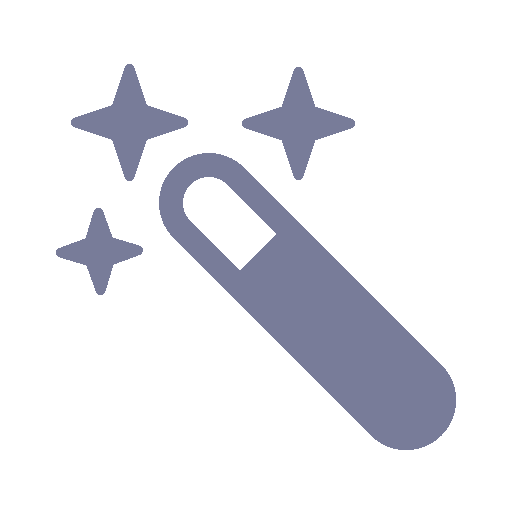
#> input picture Auto-Adjust.png, 512 x 512 px
$ python -i notch_filter.py   (imports and definitions only)
#> lines starting #> are read from the running program, lines starting #| are printed output that depends on the picture; after the words box and inside, x2 and y2 are one past the last pixel; in counts of white or black regions, pixels touching at a corner belong together
import numpy as np
import cv2
from skimage.feature import peak_local_max

def notch_filter(fft_shifted, center, size=6):
    r, c = center
    h = size // 2

    Y, X = np.ogrid[:fft_shifted.shape[0], :fft_shifted.shape[1]]
    dist_from_center = (Y - r)**2 + (X - c)**2

    mask = dist_from_center <= h**2
    fft_shifted[mask] = 0

    return fft_shifted

def find_noise_frequencies(noisy_image, min_distance=20):
    if noisy_image.ndim == 3:
        hsv_image = cv2.cvtColor(noisy_image, cv2.COLOR_BGR2HSV)
        h, s, v = cv2.split(hsv_image)

        denoised_v = find_noise_frequencies(v, min_distance)

        denoised_v = np.clip(denoised_v, 0, 255).astype(np.uint8)
        denoised_hsv = cv2.merge((h, s, denoised_v))
        return cv2.cvtColor(denoised_hsv, cv2.COLOR_HSV2BGR)
    fft_result = np.fft.fft2(noisy_image)
    fft_shifted = np.fft.fftshift(fft_result)

    mag_spec = np.abs(fft_shifted)
    mag_spec_copy = mag_spec.copy()

    imp_center = (mag_spec_copy.shape[0] // 2, mag_spec_copy.shape[1] // 2)
    mag_spec_copy[imp_center[0]-3:imp_center[0]+4, imp_center[1]-3:imp_center[1]+4] = 0
    threshold = np.mean(mag_spec_copy) + 2 * np.std(mag_spec_copy)
    temp = peak_local_max(mag_spec_copy, min_distance=min_distance, threshold_abs=threshold)
    rows, cols = fft_shifted.shape
    crow, ccol = rows // 2, cols // 2
    MIN_RADIUS = int(min(rows, cols) * 0.02)
    for r, c in temp:
        dist = (r - crow)**2 + (c - ccol)**2

        if dist < MIN_RADIUS**2:
            continue
        fft_shifted = notch_filter(fft_shifted, (r, c), size = 6)

        sym_r = 2 * crow - r
        sym_c = 2 * ccol - c
        fft_shifted = notch_filter(fft_shifted, (sym_r, sym_c), size = 6)

    result = np.fft.ifft2(np.fft.ifftshift(fft_shifted)).real
    return np.clip(result, 0, 255).astype(np.uint8)

>>> import cv2
>>> picture = cv2.imread('../Auto-Adjust.png')
#> picture is the input picture: shape (512, 512, 3); mean B, G, R 238.3, 233.6, 233
>>> result = find_noise_frequencies(picture)
#> in find_noise_frequencies, `hsv_image = cv2.cvtColor(noisy_image, cv2.COLOR_BGR2HSV)`: hsv_image: shape (512, 512, 3); mean H, S, V 18.9, 9, 238.3
#> in find_noise_frequencies, `h, s, v = cv2.split(hsv_image)`:
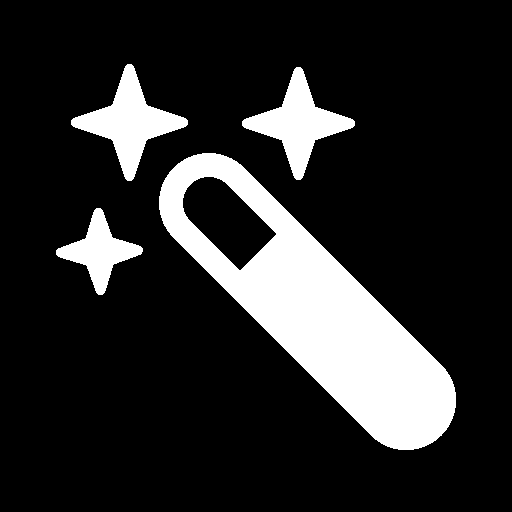
#> h: shape (512, 512); values 0 (black) and 116 (white), 16.3% white; 4 white regions, box (x1, y1, x2, y2) and area: (159, 153, 456, 450) 30992, (71, 64, 188, 181) 4653, (242, 67, 355, 180) 4377, (56, 208, 143, 295) 2782
#> call 2 of find_noise_frequencies, with min_distance = 20
#> in find_noise_frequencies (call 2), `mag_spec_copy[imp_center[0]-3:imp_center[0]+4, imp_center[1]-3:imp_cen..`:
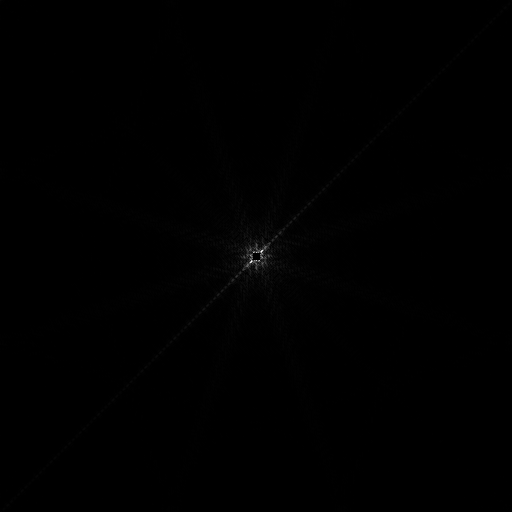
#> mag_spec_copy: shape (512, 512) float64; min 0, max 937515.5, mean 3080; drawn with min black and max white
#> in find_noise_frequencies (call 2), `threshold = np.mean(mag_spec_copy) + 2 * np.std(mag_spec_copy)`: threshold = 26160
#> in find_noise_frequencies (call 2), `temp = peak_local_max(mag_spec_copy, min_distance=min_distance, thresh..`: temp = [[251, 261], [98, 414], [414, 98]]
#> the loop in find_noise_frequencies (call 2), `for r, c in temp:` made 3 passes
#> (dist, sym_r, sym_c) on passes 2 to 3: (49928, 414, 98), (49928, 98, 414)
#> dist on pass 1: 50
#> pass 2, in notch_filter, `dist_from_center = (Y - r)**2 + (X - c)**2`:
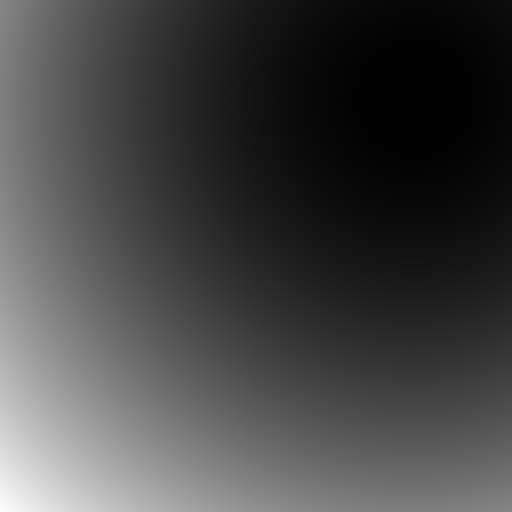
#> dist_from_center: shape (512, 512) int64; min 0, max 341965, mean 93619; drawn with min black and max white
#> pass 2, in notch_filter, `mask = dist_from_center <= h**2`:
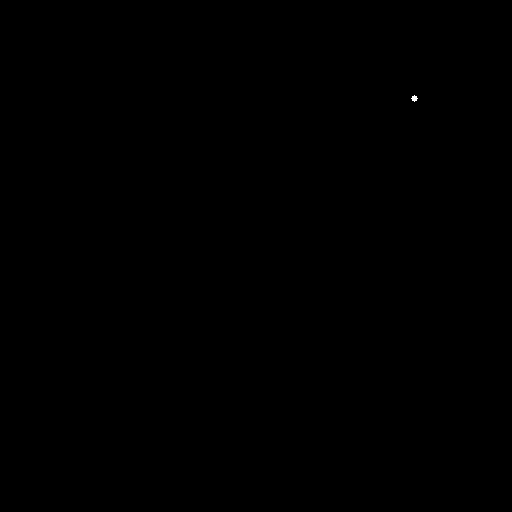
#> mask: shape (512, 512) bool; 0.01% white; 1 white region, box (x1, y1, x2, y2) and area: (411, 95, 418, 102) 29
#> pass 2, in notch_filter (call 2), `dist_from_center = (Y - r)**2 + (X - c)**2`:
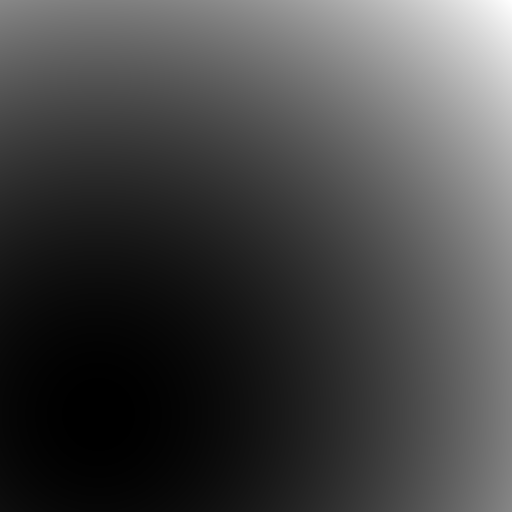
#> dist_from_center: shape (512, 512) int64; min 0, max 341965, mean 93619; drawn with min black and max white
#> in find_noise_frequencies (call 2), `result = np.fft.ifft2(np.fft.ifftshift(fft_shifted)).real`:
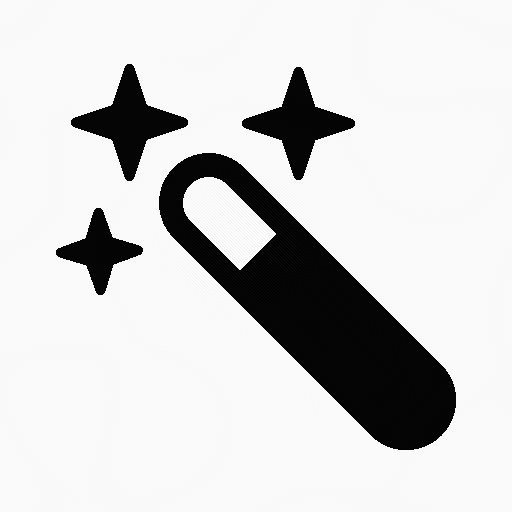
#> result: shape (512, 512) float64; min 151, max 257.1, mean 238.3; drawn with min black and max white
#> in find_noise_frequencies (call 2), `return np.clip(result, 0, 255).astype(np.uint8)`:
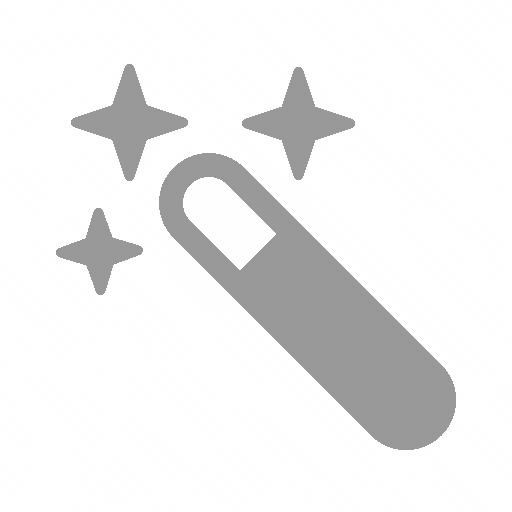
#> returned value: shape (512, 512); min 150, max 255, mean 237.8
#> in find_noise_frequencies, `denoised_hsv = cv2.merge((h, s, denoised_v))`: denoised_hsv: shape (512, 512, 3); mean H, S, V 18.9, 9, 237.8

$ run again, on Brightness.png
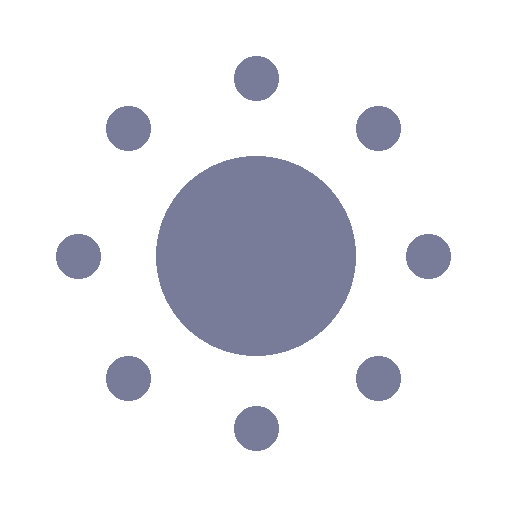
#> input picture Brightness.png, 512 x 512 px
#> picture is the input picture: shape (512, 512, 3); mean B, G, R 237.8, 232.9, 232.2
#> hsv_image: shape (512, 512, 3); mean H, S, V 19.6, 9.3, 237.8
#> in find_noise_frequencies, `h, s, v = cv2.split(hsv_image)`:
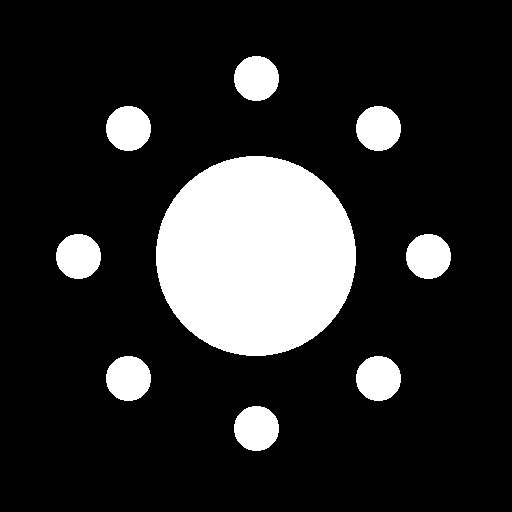
#> h: shape (512, 512); values 0 (black) and 116 (white), 16.9% white; 9 white regions, largest, box (x1, y1, x2, y2) and area: (156, 156, 356, 356) 31432, (234, 56, 279, 101) 1597, (106, 106, 151, 151) 1597
#> mag_spec_copy: shape (512, 512) float64; min 0, max 1212584.3, mean 3102.8
#> threshold = 28717.8
#> temp = [[254, 260]]
#> the loop in find_noise_frequencies (call 2), `for r, c in temp:` made 1 pass
#> dist on pass 1: 20
#> in find_noise_frequencies (call 2), `return np.clip(result, 0, 255).astype(np.uint8)`:
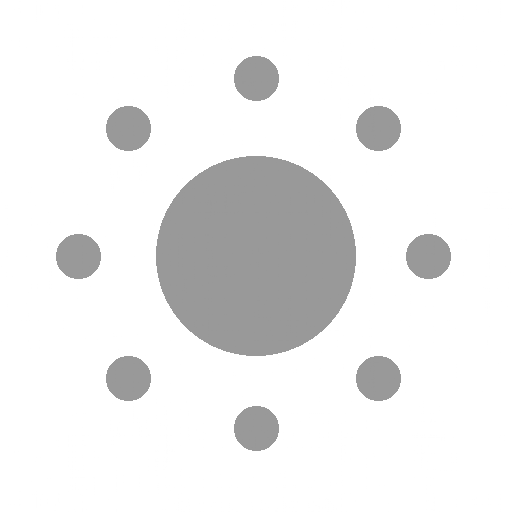
#> returned value: shape (512, 512); min 152, max 255, mean 237.8
#> denoised_hsv: shape (512, 512, 3); mean H, S, V 19.6, 9.3, 237.8

$ run again, on Contrast.png
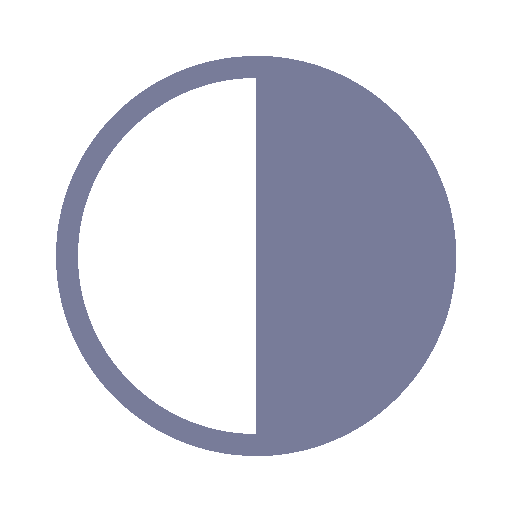
#> input picture Contrast.png, 512 x 512 px
#> picture is the input picture: shape (512, 512, 3); mean B, G, R 225.4, 217, 215.8
#> hsv_image: shape (512, 512, 3); mean H, S, V 33.7, 16, 225.4
#> in find_noise_frequencies, `h, s, v = cv2.split(hsv_image)`:
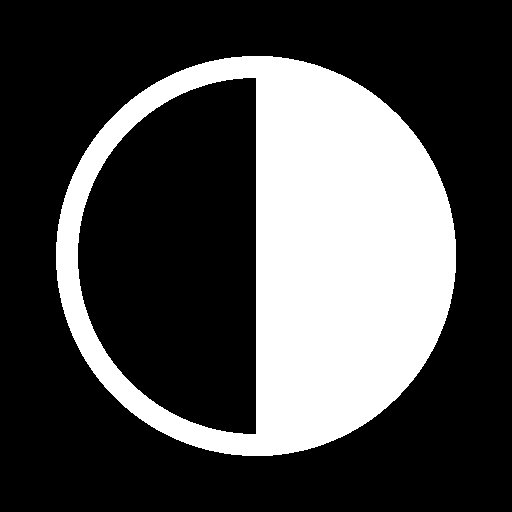
#> h: shape (512, 512); values 0 (black) and 116 (white), 29% white; 1 white region, box (x1, y1, x2, y2) and area: (56, 56, 456, 456) 76064
#> mag_spec_copy: shape (512, 512) float64; min 0, max 800978.6, mean 3521.3
#> threshold = 27624
#> temp = [[256, 251]]
#> the loop in find_noise_frequencies (call 2), `for r, c in temp:` made 1 pass
#> dist on pass 1: 25
#> in find_noise_frequencies (call 2), `return np.clip(result, 0, 255).astype(np.uint8)`:
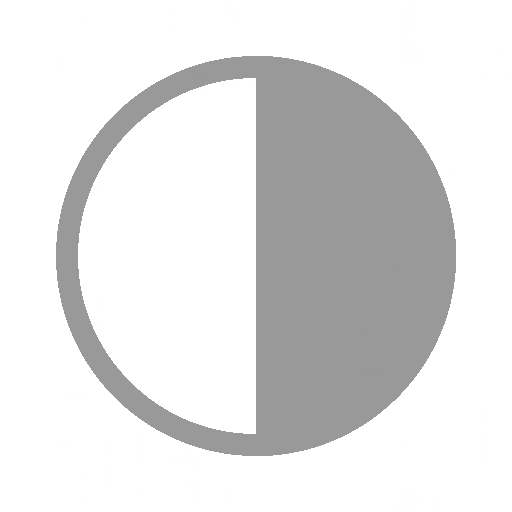
#> returned value: shape (512, 512); min 152, max 255, mean 225.4
#> denoised_hsv: shape (512, 512, 3); mean H, S, V 33.7, 16, 225.4

$ run again, on Noise Reduction.png
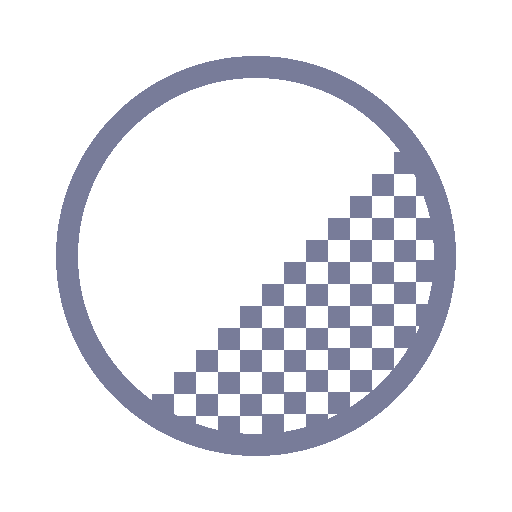
#> input picture Noise Reduction.png, 512 x 512 px
#> picture is the input picture: shape (512, 512, 3); mean B, G, R 236.7, 231.5, 230.8
#> hsv_image: shape (512, 512, 3); mean H, S, V 20.8, 9.9, 236.7
#> s: shape (512, 512); values 0 (black) and 55 (white), 18% white; 1 white region, box (x1, y1, x2, y2) and area: (56, 56, 456, 456) 47076
#> mag_spec_copy: shape (512, 512) float64; min 0, max 793051.6, mean 4383.4
#> the loop in find_noise_frequencies (call 2), `for r, c in temp:` made 86 passes
#> (dist, sym_r, sym_c) on passes 1 to 8: (288, 268, 268), (288, 244, 244), (265, 244, 267), (265, 268, 245), (1346, 291, 245), (1346, 221, 267), (1346, 267, 221), (1346, 245, 291)
#> denoised_hsv: shape (512, 512, 3); mean H, S, V 20.8, 9.9, 234.7
#> in find_noise_frequencies, `return cv2.cvtColor(denoised_hsv, cv2.COLOR_HSV2BGR)`:
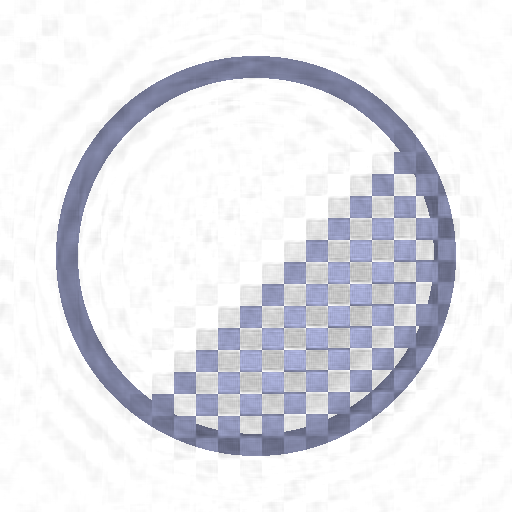
#> returned value: shape (512, 512, 3); mean B, G, R 234.7, 228.9, 228
